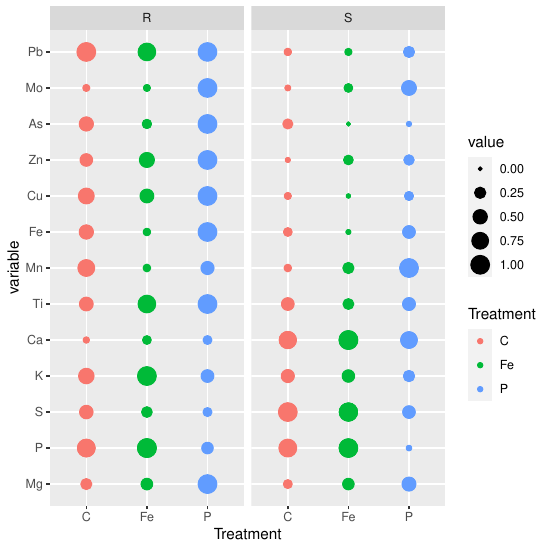

The R source for this figure:
library(plyr) 
library(dplyr)
library(reshape2)
library(caret)
library(ggplot2)


#Read csv ####
table <- read.csv("DATA_Citrate_ICP.csv", sep=";",
                  header=T)


#Re-arrange table and mean value calculation ####
table2 <- melt(data = table, 
               id.vars = c("Tissue", "Treatment", "Concentration"), 
               variable.name = "Element", 
               value.name = "ppm"
)

table3 <- dcast(table2, 
                Tissue + Treatment + Concentration ~Element, 
                mean,
                value.var = "ppm") 


#Normalization and centration for each element####
#between 0 and 1 (according to range)
process1 <- preProcess(table3, method=c("range"))
norm_scale1 <- predict(process1, table3)

norm_scale <- melt(norm_scale1, id = c("Tissue","Treatment", "Concentration"))

a <- ggplot(norm_scale, aes(Treatment, variable, size=value, colour = Treatment)) +
  geom_point() + 
  facet_wrap(~Tissue + Concentration, ncol = 2)
a

b <- ggplot(norm_scale, aes(Treatment, variable, size=value, colour = Treatment)) +
  geom_point() + 
  facet_wrap(~Tissue, ncol = 2)
b

ggsave(filename = "ICP_Citrate_Bubbleplot.pdf", 
       plot = last_plot(), 
       dpi = 600, 
       units = "cm", 
       width = 70, 
       height = 70, 
       scale = 0.2)

c <- ggplot(norm_scale, aes(Concentration, variable, size=value, colour = Concentration)) +
  geom_point() + 
  facet_wrap(~Tissue + Treatment, ncol = 2)
c

ggsave(filename = "ICP_Citrate_Bubbleplot_Conc.Comparison.pdf", 
       plot = last_plot(), 
       dpi = 600, 
       units = "cm", 
       width = 45, 
       height = 80, 
       scale = 0.35)


